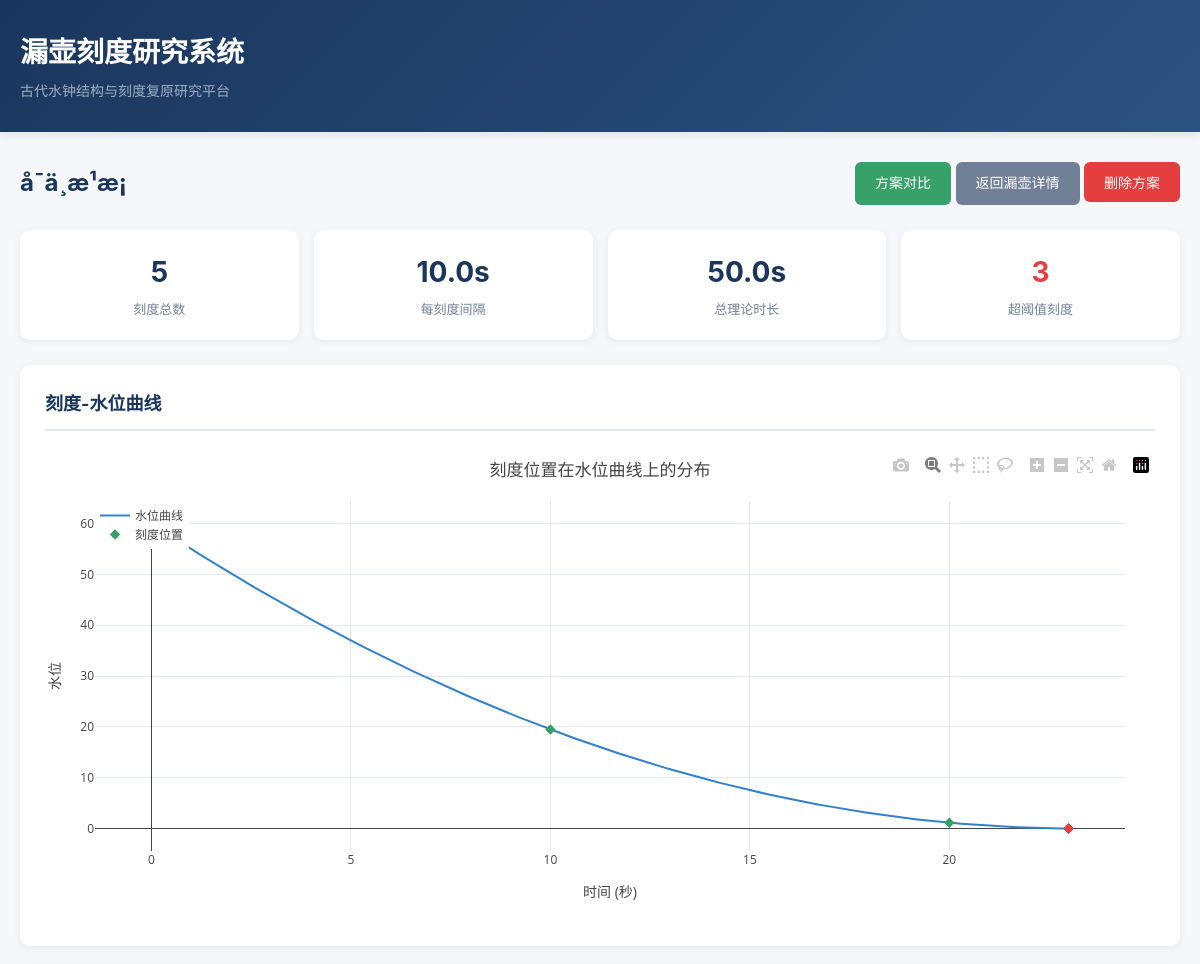
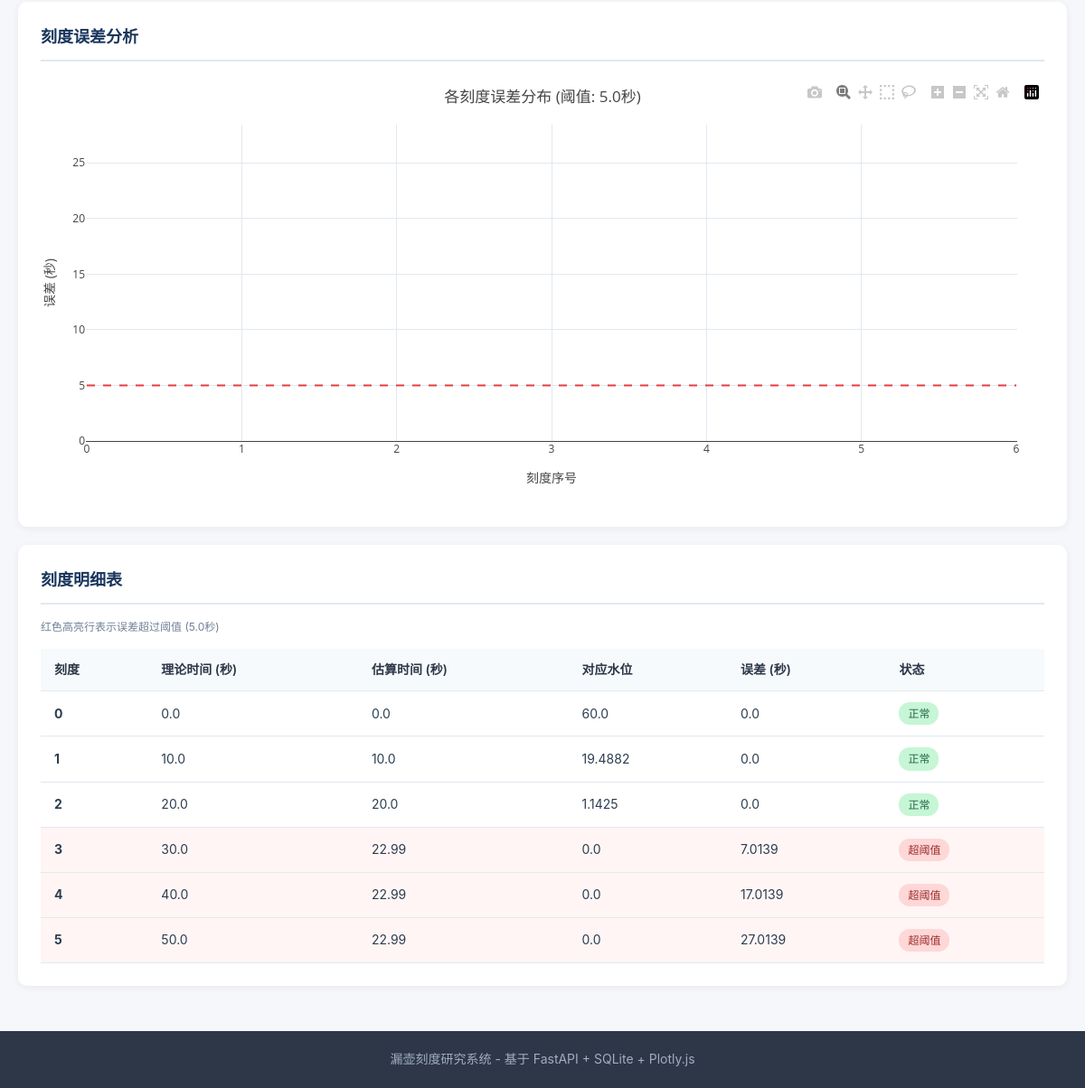
Page /containers/3/schemes/4 on the committed database (2 pictures, top to bottom).
### app/models.py (models this page shows)
class ScaleScheme(Base):
    __tablename__ = "scale_schemes"
    id = Column(Integer, primary_key=True, index=True)
    container_id = Column(Integer, ForeignKey("containers.id"), nullable=False)
    name = Column(String(200), nullable=False)
    scale_count = Column(Integer, nullable=False)
    time_interval = Column(Float, nullable=False)
    error_threshold = Column(Float, nullable=False, default=5.0)
    needs_review = Column(Boolean, nullable=False, default=False)
    description = Column(Text, nullable=True)
    created_at = Column(DateTime(timezone=True), server_default=func.now())
    container = relationship("Container", back_populates="scale_schemes")
    scale_marks = relationship("ScaleMark", back_populates="scheme", cascade="all, delete-orphan", order_by="ScaleMark.scale_index")

class ScaleMark(Base):
    __tablename__ = "scale_marks"
    id = Column(Integer, primary_key=True, index=True)
    scheme_id = Column(Integer, ForeignKey("scale_schemes.id"), nullable=False)
    scale_index = Column(Integer, nullable=False)
    theoretical_time = Column(Float, nullable=False)
    estimated_time = Column(Float, nullable=False)
    water_level = Column(Float, nullable=False)
    error = Column(Float, nullable=False)
    exceeds_threshold = Column(Boolean, nullable=False, default=False)
    scheme = relationship("ScaleScheme", back_populates="scale_marks")

### app/main.py (the view)
@app.get("/containers/{container_id}/schemes/{scheme_id}", response_class=HTMLResponse)
async def view_scheme(request: Request, container_id: int, scheme_id: int, db: Session = Depends(get_db)):
    container = db.query(models.Container).filter(models.Container.id == container_id).first()
    scheme = db.query(models.ScaleScheme).filter(models.ScaleScheme.id == scheme_id).first()
    if not container or not scheme:
        raise HTTPException(status_code=404, detail="资源不存在")
    return templates.TemplateResponse("scheme_detail.html", {
        "request": request, "container": container, "scheme": scheme
    })

### templates/scheme_detail.html (shortened to what this page needs)
{% extends "base.html" %}
{% block content %}
<div class="page-header">
    <h2>{{ scheme.name }}</h2>
    <div>
        <a href="/containers/{{ container.id }}/compare" class="btn btn-success">方案对比</a>
        <a href="/containers/{{ container.id }}" class="btn btn-secondary">返回漏壶详情</a>
        <form method="post" action="/schemes/{{ scheme.id }}/delete" class="inline-form" onsubmit="return confirm('确定要删除此刻度方案吗？');">
            <button type="submit" class="btn btn-danger">删除方案</button>
        </form>
    </div>
</div>
<div class="stat-cards">
    <div class="stat-card">
        <div class="stat-value">{{ scheme.scale_count }}</div>
        <div class="stat-label">刻度总数</div>
    </div>
    <div class="stat-card">
        <div class="stat-value">{{ scheme.time_interval }}s</div>
        <div class="stat-label">每刻度间隔</div>
    </div>
    <div class="stat-card">
        <div class="stat-value">{{ (scheme.scale_count * scheme.time_interval)|round(1) }}s</div>
        <div class="stat-label">总理论时长</div>
    </div>
    <div class="stat-card {% if scheme.scale_marks and scheme.scale_marks|selectattr('exceeds_threshold')|list|length > 0 %}danger{% else %}success{% endif %}">
        <div class="stat-value">{{ scheme.scale_marks|selectattr('exceeds_threshold')|list|length }}</div>
        <div class="stat-label">超阈值刻度</div>
    </div>
</div>
<div class="card">
    <h3>刻度-水位曲线</h3>
    <div id="schemePlot" class="plot-container"></div>
</div>
<div class="card">
    <h3>刻度误差分析</h3>
    <div id="errorPlot" class="plot-container"></div>
</div>
<div class="card">
    <h3>刻度明细表</h3>
    <p class="help-text" style="margin-bottom: 15px;">红色高亮行表示误差超过阈值 ({{ scheme.error_threshold }}秒)</p>
    <div style="max-height: 500px; overflow-y: auto;">
        <table>
            <thead>
                <tr>
                    <th>刻度</th>
                    <th>理论时间 (秒)</th>
                    <th>估算时间 (秒)</th>
                    <th>对应水位</th>
                    <th>误差 (秒)</th>
                    <th>状态</th>
                </tr>
            </thead>
            <tbody>
                {% for m in scheme.scale_marks %}
                <tr {% if m.exceeds_threshold %}class="highlight-error"{% endif %}>
                    <td><strong>{{ m.scale_index }}</strong></td>
                    <td>{{ m.theoretical_time|round(2) }}</td>
                    <td>{{ m.estimated_time|round(2) }}</td>
                    <td>{{ m.water_level|round(4) }}</td>
                    <td>{{ m.error|round(4) }}</td>
                    <td>
                        {% if m.exceeds_threshold %}
                        <span class="badge badge-danger">超阈值</span>
                        {% else %}
                        <span class="badge badge-success">正常</span>
                        {% endif %}
                    </td>
                </tr>
                {% endfor %}
            </tbody>
        </table>
    </div>
</div>
{% endblock %}

### static/style.css (style rules this page uses)
* { margin: 0; padding: 0; box-sizing: border-box; }
body { font-family: -apple-system, BlinkMacSystemFont, "Segoe UI", "PingFang SC", "Hiragino Sans GB", "Microsoft YaHei", sans-serif; background: #f5f7fa; color: #2c3e50; line-height: 1.6; }
.page-header { display: flex; justify-content: space-between; align-items: center; margin-bottom: 25px; flex-wrap: wrap; gap: 15px; }
.page-header h2 { font-size: 24px; color: #1a365d; }
.btn { display: inline-block; padding: 10px 20px; border: none; border-radius: 6px; font-size: 14px; font-weight: 500; cursor: pointer; text-decoration: none; transition: all 0.2s; }
.btn-secondary { background: #718096; color: white; }
.btn-danger { background: #e53e3e; color: white; }
.btn-success { background: #38a169; color: white; }
.card { background: white; border-radius: 10px; box-shadow: 0 2px 8px rgba(0, 0, 0, 0.06); padding: 25px; margin-bottom: 20px; }
.card h3 { font-size: 18px; color: #1a365d; margin-bottom: 15px; padding-bottom: 10px; border-bottom: 2px solid #e2e8f0; }
.badge { display: inline-block; padding: 3px 10px; border-radius: 12px; font-size: 12px; font-weight: 500; }
.badge-success { background: #c6f6d5; color: #276749; }
.badge-danger { background: #fed7d7; color: #9b2c2c; }
table { width: 100%; border-collapse: collapse; font-size: 14px; }
table th, table td { padding: 12px 15px; text-align: left; border-bottom: 1px solid #e2e8f0; }
table th { background: #f7fafc; font-weight: 600; color: #2d3748; }
.highlight-error { background: #fff5f5 !important; }
.plot-container { width: 100%; height: 450px; margin: 20px 0; }
.stat-cards { display: grid; grid-template-columns: repeat(auto-fit, minmax(180px, 1fr)); gap: 15px; margin-bottom: 25px; }
.stat-card { background: white; padding: 20px; border-radius: 10px; box-shadow: 0 2px 8px rgba(0, 0, 0, 0.06); text-align: center; }
.stat-card .stat-value { font-size: 28px; font-weight: 700; color: #1a365d; margin-bottom: 5px; }
.stat-card .stat-label { font-size: 13px; color: #718096; }
.stat-card.danger .stat-value { color: #e53e3e; }
.inline-form { display: inline; }
.help-text { font-size: 12px; color: #718096; margin-top: 5px; }

### rows in the picture
ScaleScheme: name "å¯ä¸æ¹æ¡", scale_count "5", time_interval "10.0", (scheme.scale_count*scheme.time_interval)|round(1) "50.0", error_threshold "5.0"
ScaleMark: scale_index "0", theoretical_time "0.0", estimated_time "0.0", water_level "60.0", error "0.0", exceeds_threshold "正常"
ScaleMark: scale_index "1", theoretical_time "10.0", estimated_time "10.0", water_level "19.4882", error "0.0", exceeds_threshold "正常"
ScaleMark: scale_index "2", theoretical_time "20.0", estimated_time "20.0", water_level "1.1425", error "0.0", exceeds_threshold "正常"
ScaleMark: scale_index "3", theoretical_time "30.0", estimated_time "22.99", water_level "0.0", error "7.0139", exceeds_threshold "超阈值"
ScaleMark: scale_index "4", theoretical_time "40.0", estimated_time "22.99", water_level "0.0", error "17.0139", exceeds_threshold "超阈值"
ScaleMark: scale_index "5", theoretical_time "50.0", estimated_time "22.99", water_level "0.0", error "27.0139", exceeds_threshold "超阈值"

### other values in the picture
{{ scheme.scale_marks|selectattr('exceeds_threshold')|list|length }} "3"
